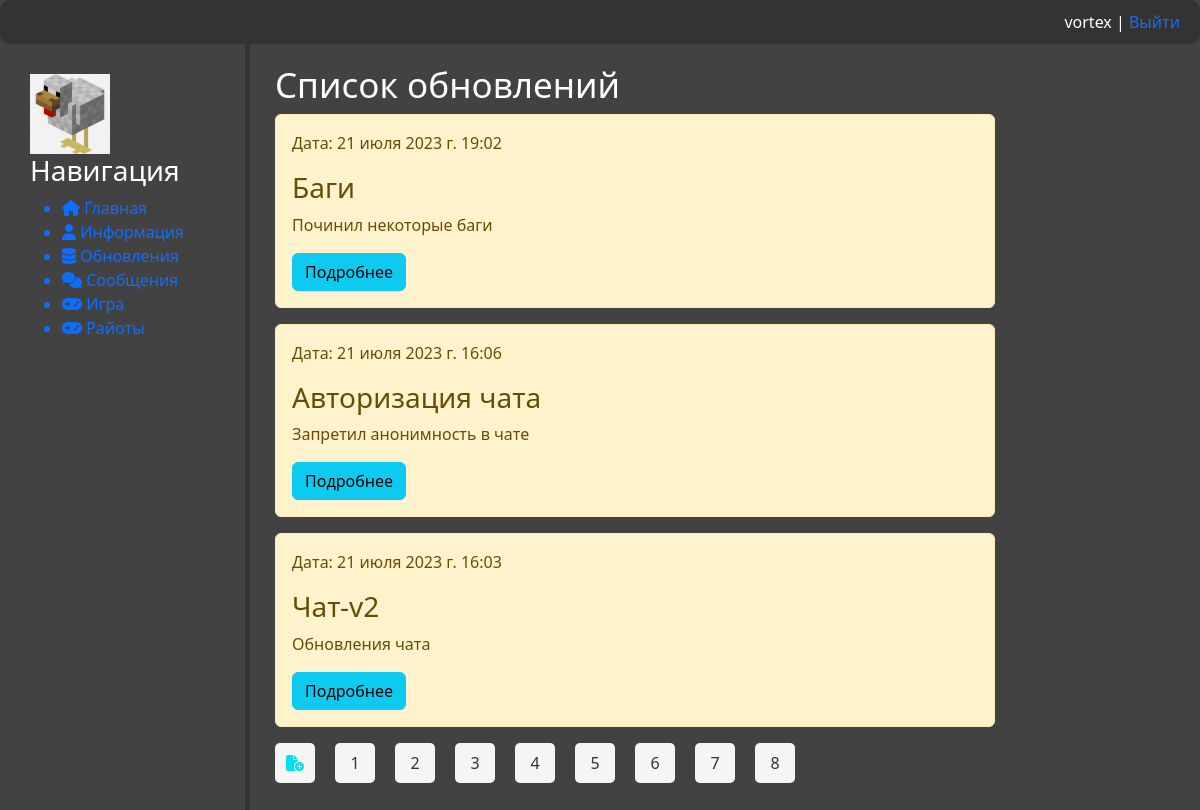
/database/ (signed in), run on the app's committed database.
### database/models.py (models this page shows, shortened)
class Notes(models.Model):
    objects = None
    title = models.CharField('Название', max_length=50)
    anons = models.CharField('Анонс', max_length=250)
    full_text = models.TextField('Заметка')
    date = models.DateTimeField('Дата', auto_now_add=True)
    category = models.ForeignKey('Category', on_delete=models.PROTECT, null=True)
    def get_absolute_url(self):
        return reverse('note', kwargs={'note_id': self.pk})
    class Meta:
        verbose_name = 'Заметка'
        verbose_name_plural = 'Заметки'

### database/views.py (the view)
# urls.py: path('', views.UpdateHome.as_view(), name='data_base_home'),
class UpdateHome(ListView): #LoginRequiredMixin
    paginate_by = 3
    model = Notes
    template_name = 'database/home.html'
    context_object_name = 'notes'
    login_url = reverse_lazy('not_auth')
    ordering = ['-date']
    def get_context_data(self, *, object_list=None, **kwargs):
        context = super().get_context_data(**kwargs)
        context['title'] = 'Список обновлений'
        return context

### database/templates/database/home.html (shortened to what this page needs)
{% extends 'main/layout.html' %}
{% block content %}
    <div class="features">
        <h1> {{ title }} </h1>
        {% if object_list %}
            {% for elem in notes %}
                <div class="alert alert-warning">
                    <p style="margin-right: auto;"> Дата: {{elem.date}}</p>
                    <h3> {{ elem.title }} </h3>
                    <p> {{ elem.anons }} </p>
                    <a href="{{ elem.get_absolute_url }}"><button class="btn btn-info"> Подробнее </button></a>
                </div>
            {% endfor %}
        {% else %}
            <p> Обновлений нет! </p>
        {% endif %}
        <nav class="list-pages">
            <ul>
                {% if request.user.is_authenticated %}
                    {% if request.user.username == "vortex" %}
                        <li class="page-num"><a href="{% url 'create_note' %}"><i class="fa-solid fa-file-circle-plus" style="color: #05e0f0;"></i></a></li>
                    {% endif %}
                {% endif %}
                {% for page in paginator.page_range %}
                    <li class="page-num">
                        <a href="?page={{ page }}"> {{ page }}</a>
                    </li>
                {% endfor %}
            </ul>
        </nav>
    </div>
{% endblock %}

### main/templates/main/layout.html (shortened to what this page needs)
<!DOCTYPE html>
{% load static %}
<html lang="en">
<head>
    <link rel="stylesheet" href="https://cdn.jsdelivr.net/npm/bootstrap@5.2.3/dist/css/bootstrap.min.css">
    <link rel="stylesheet" href="https://use.fontawesome.com/releases/v6.4.0/css/all.css">
    <link rel="stylesheet" href="{% static 'main/css/main.css' %}">
    <link rel="stylesheet" href="{% static 'main/css/chat.css' %}">
    <link rel="stylesheet" href="{% static 'main/css/pagination.css' %}">
</head>
<body>
    <header>
        <nav>
            <ul>
                <li style="margin-left: auto;">
                    {% if request.user.is_authenticated %}
                        {{user.username}} | <a href="{% url 'logout' %}"> Выйти </a>
                    {% else %}
                        <a href="{% url 'register' %}"> <i class="fa-solid fa-address-card"></i> Регистрация </a>
                    |
                        <a href="{% url 'login' %}"> <i class="fa-solid fa-right-to-bracket"></i> Авторизация </a></li>
                    {% endif %}
            </ul>
        </nav>
    </header>
    <div class="wrapper">
        <aside>
            <div style="display: inline-block;">
                <img src="{% static 'main/img/Chicken.png' %}" alt="Лого">
                <h3> Навигация </h3>
                <ul>
                    <a href="{% url 'home' %}"> <li> <i class="fas fa-house"></i> Главная</li> </a>
                    <a href="{% url 'info' %}"> <li> <i class="fas fa-user"></i> Информация</li> </a>
                    <a href="{% url 'data_base_home' %}"> <li> <i class="fas fa-database"></i> Обновления </li> </a>
                    <a href="{% url 'chat' %}"> <li> <i class="fa-solid fa-comments"></i> Сообщения </li> </a>
                    <a href="{% url 'game' %}"> <li> <i class="fa-solid fa-gamepad"></i> Игра </li> </a>
                    <a href="{% url 'riot_api' %}"> <li> <i class="fa-solid fa-gamepad"></i> Райоты </li> </a>
                </ul>
            </div>
        </aside>
        <main>
            {% block content %}
            {% endblock %}
        </main>
    </div>
</body>
</html>

### main/static/main/css/main.css (style rules this page uses)
:root { --white-text: #FFFFFF; --dividing-section: #333; }
body { overflow-y: hidden; background: #424242; color: var(--white-text); }
header { background-color: var(--dividing-section); color: var(--white-text); padding: 10px 20px; border-radius: 10px; }
a { text-decoration: none; }
nav ul { list-style: none; display: flex; margin: 0; padding: 0; }
nav li { margin-left: 20px; }
nav li:first-child { margin-left: 0; }
.wrapper { display: flex; align-items: flex-start; }
aside { float: left; width: 250px; padding: 2.5%; height: 100vh; border-right: 5px solid var(--dividing-section); }
aside img { width: 80px; height: 80px; float: left; }
main { width: 60%; float: left; margin-top: 20px; margin-left: 25px; word-wrap: break-word; }
main .features h1 { font-size: 35px; }

### main/static/main/css/pagination.css (style rules this page uses)
.list-pages { text-align: center; }
.list-pages ul { list-style-type: none; padding: 0; margin: 0; }
.list-pages li { display: inline-block; }
.page-num a { display: inline-block; width: 40px; height: 40px; line-height: 40px; background-color: #f5f5f5; color: #333; text-align: center; text-decoration: none; transition: background-color 0.7s ease; border-radius: 5px; }

### data on the page
Notes: date "21 июля 2023 г. 19:02", title "Баги", anons "Починил некоторые баги"
Notes: date "21 июля 2023 г. 16:06", title "Авторизация чата", anons "Запретил анонимность в чате"
Notes: date "21 июля 2023 г. 16:03", title "Чат-v2", anons "Обновления чата"

### other printed values
{{ user.username }} "vortex"
{{ title }} "Список обновлений"
{{ page }} "1" "2" "3" "4" "5" "6" "7" "8"
